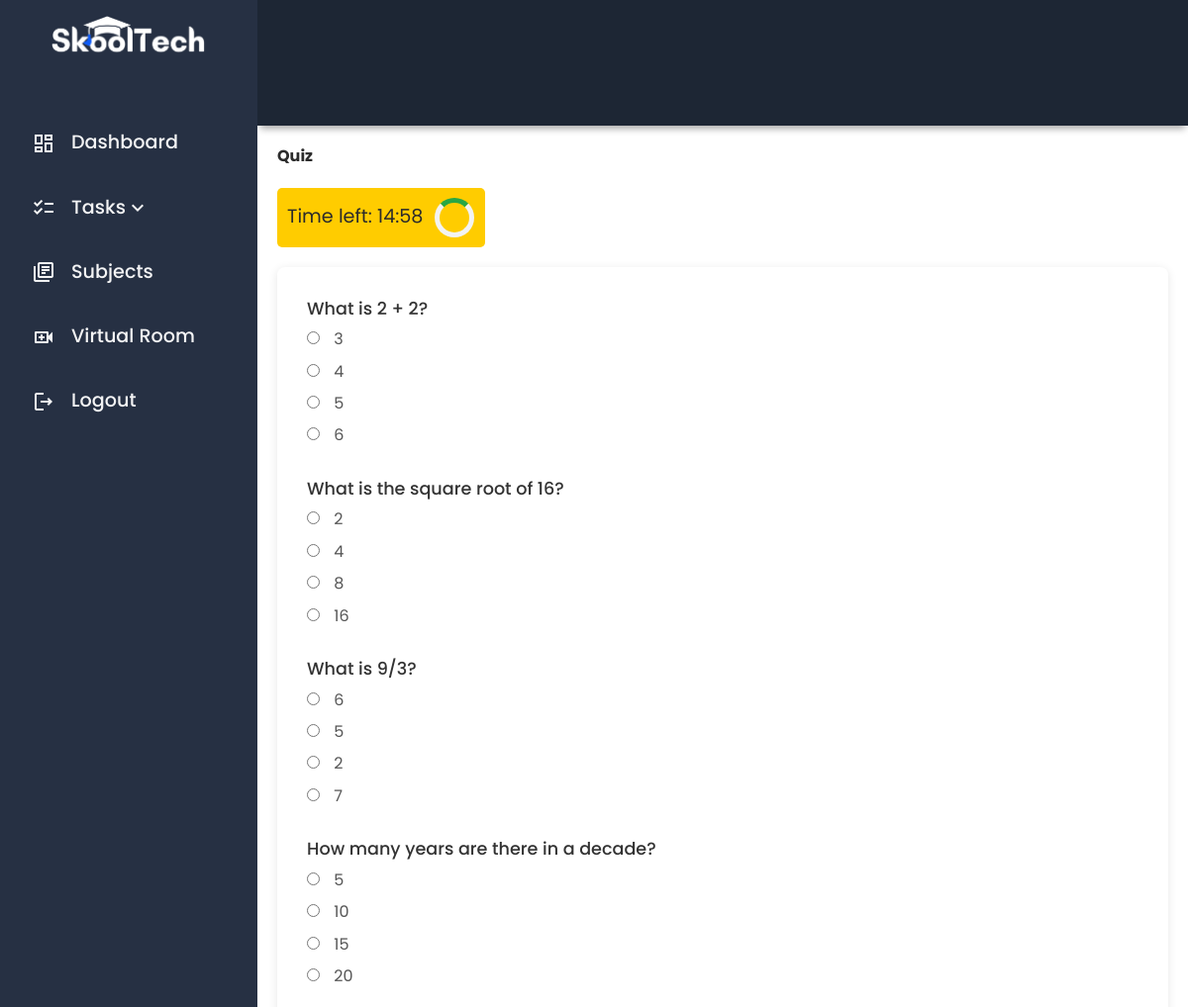
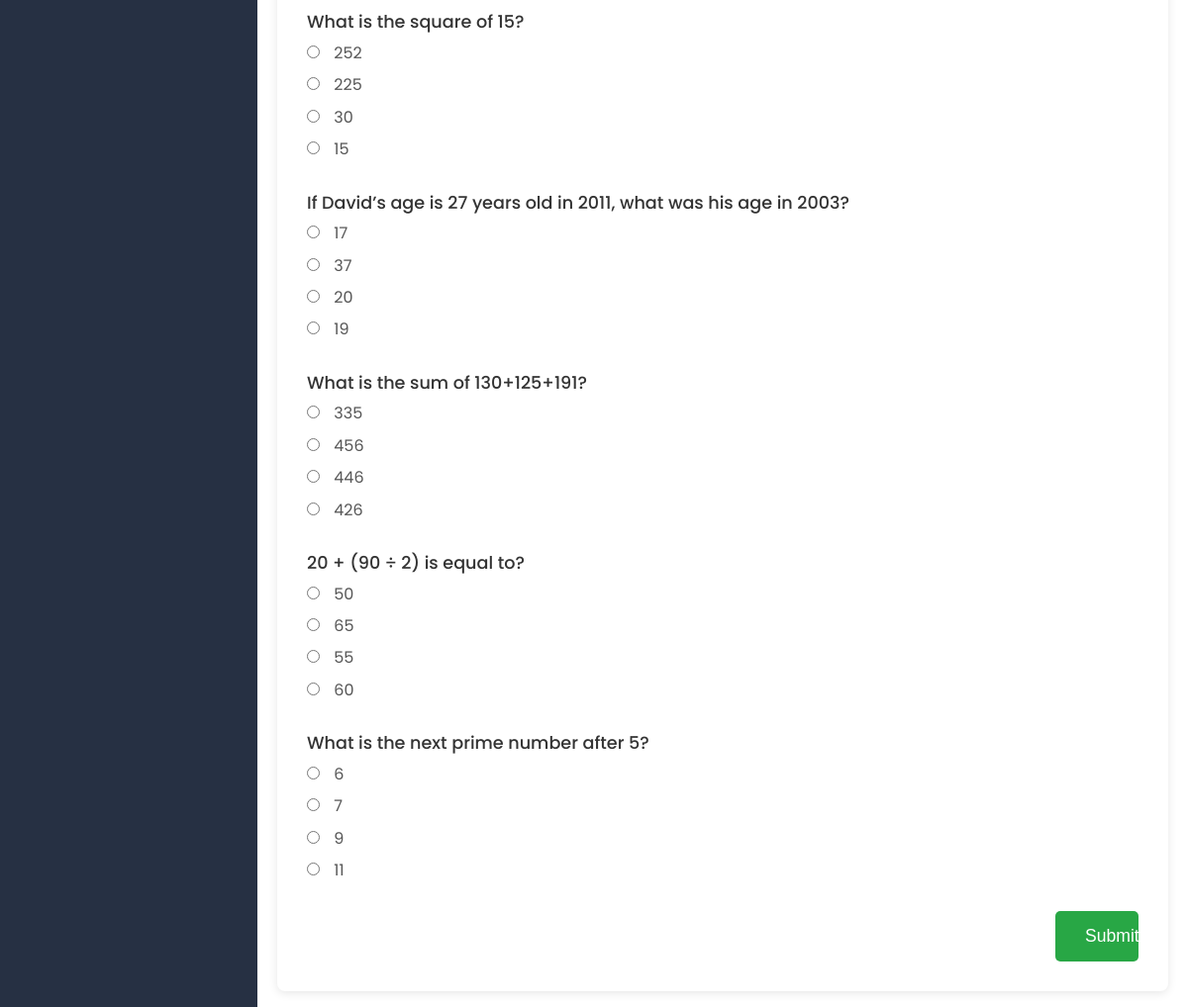
Page /take_quiz.php?quiz_id=1 (signed in) on the committed database (2 pictures, top to bottom).
### tables this page shows
CREATE TABLE quiz_questions (
    id INT AUTO_INCREMENT PRIMARY KEY,
    quiz_id INT,
    question_text TEXT NOT NULL,
    choice_a TEXT,
    choice_b TEXT,
    choice_c TEXT,
    choice_d TEXT,
    correct_answer CHAR(1),
    question_type ENUM('multiple_choice', 'identification', 'true_false') NOT NULL,
    FOREIGN KEY (quiz_id) REFERENCES quizzes(id) ON DELETE CASCADE
);

### take_quiz.php (the view, shortened to what this page needs)
<?php
$servername = "localhost";
$username = "root";
$password = "";
$dbname = "skooltech";
$conn = new mysqli($servername, $username, $password, $dbname);
$quiz_id = intval($_GET['quiz_id']);
$sql_questions = "SELECT * FROM quiz_questions WHERE quiz_id = ?";
$stmt_questions = $conn->prepare($sql_questions);
$stmt_questions->bind_param("i", $quiz_id);
$stmt_questions->execute();
$result_questions = $stmt_questions->get_result();
?>
<!DOCTYPE html>
<html lang="en">
<head>
    <link rel="stylesheet" href="./dist/scss/main.min.css">
</head>
<body>
<div class="grid-container">
    <div class="header">
    </div>
    <div id="sidenav">
        <div class="sidenav__wrapper">
            <div class="sidenav__img">
                <img src="./dist/img/skooltech-logo.png" alt="">
            </div>
            <div class="sidenav-list">
                <ul>
                    <li><a href="./user_dashboard.php"><span class="material-icons-outlined">dashboard</span>Dashboard</a></li>
                    <li>
                        <a href="#" class="dropdown-toggle">
                            <span class="material-icons-outlined">checklist</span> Tasks
                            <span class="material-icons-outlined chevron-icon">keyboard_arrow_down</span>
                        </a>
                    </li>
                    <li>
                        <a href="./user_subjects.php"><span class="material-icons-outlined">library_books</span> Subjects</a>
                    </li>
                    <li><a href="user_virtualroom.php"><span class="material-icons-outlined">video_call</span>Virtual Room</a></li>
                    <li><a href="logout.php"><span class="material-icons-outlined">logout</span>Logout</a></li>
                </ul>
            </div>
        </div>
    </div>
    <main class="main-container">
        <h2>Quiz</h2>
        <div class="timer-container">
            <div class="timer" id="timer"></div>
            <div class="spinner"></div>
        </div>
        <form id="quizForm" action="take_quiz.php?quiz_id=<?php echo htmlspecialchars($quiz_id); ?>" method="POST">
            <?php while ($row = $result_questions->fetch_assoc()): ?>
                <div class="question">
                    <p><?php echo htmlspecialchars($row['question_text']); ?></p>
                    <label>
                        <input type="radio" name="answers[<?php echo htmlspecialchars($row['id']); ?>]" value="A" required>
                        <?php echo htmlspecialchars($row['choice_a']); ?>
                    </label>
                    <label>
                        <input type="radio" name="answers[<?php echo htmlspecialchars($row['id']); ?>]" value="B" required>
                        <?php echo htmlspecialchars($row['choice_b']); ?>
                    </label>
                    <label>
                        <input type="radio" name="answers[<?php echo htmlspecialchars($row['id']); ?>]" value="C" required>
                        <?php echo htmlspecialchars($row['choice_c']); ?>
                    </label>
                    <label>
                        <input type="radio" name="answers[<?php echo htmlspecialchars($row['id']); ?>]" value="D" required>
                        <?php echo htmlspecialchars($row['choice_d']); ?>
                    </label>
                </div>
            <?php endwhile; ?>
            <button type="submit">Submit</button>
        </form>
    </main>
</div>
</body>
</html>

### take_quiz.php (style rules this page uses)
.timer { font-size: 1.2em; }
.timer-container { display: flex; background-color: #ffcc00; padding: 10px; border-radius: 5px; width: 210px; margin-bottom: 20px; align-items: center; gap: .7rem; }
.spinner { width: 40px; height: 40px; border: 5px solid #f3f3f3; border-top: 5px solid #28a745; border-radius: 50%; animation: spin 2s linear infinite; }
form { background-color: white; padding: 30px; border-radius: 8px; box-shadow: 0 2px 10px rgba(0, 0, 0, 0.1); display: flex; flex-direction: column; align-items: flex-start; position: relative; }
.question { margin-bottom: 20px; }
.question p { font-size: 1.1rem; font-weight: 500; color: #333; margin-bottom: .5rem; }
.question label { display: block; margin-bottom: 10px; font-size: 1rem; color: #555; }
.question input[type="radio"], .question input[type="text"] { margin-right: 10px; }
button[type="submit"] { background-color: #28a745; color: white; font-size: 1.1rem; border: none; padding: 15px 30px; border-radius: 5px; cursor: pointer; width: 10%; align-self: flex-end; transition: background-color 0.3s ease; }

### rows in the picture
quiz_questions: question_text "What is 2 + 2?", choice_a "3", choice_b "4", choice_c "5", choice_d "6"
quiz_questions: question_text "What is the square root of 16?", choice_a "2", choice_b "4", choice_c "8", choice_d "16"
quiz_questions: question_text "What is 9/3?", choice_a "6", choice_b "5", choice_c "2", choice_d "7"
quiz_questions: question_text "How many years are there in a decade?", choice_a "5", choice_b "10", choice_c "15", choice_d "20"
quiz_questions: question_text "What is the square of 15?", choice_a "252", choice_b "225", choice_c "30", choice_d "15"
quiz_questions: question_text "If David’s age is 27 years old in 2011, what was his age in 2003?", choice_a "17", choice_b "37", choice_c "20", choice_d "19"
quiz_questions: question_text "What is the sum of 130+125+191?", choice_a "335", choice_b "456", choice_c "446", choice_d "426"
quiz_questions: question_text "20 + (90 ÷ 2) is equal to?", choice_a "50", choice_b "65", choice_c "55", choice_d "60"
quiz_questions: question_text "What is the next prime number after 5?", choice_a "6", choice_b "7", choice_c "9", choice_d "11"
